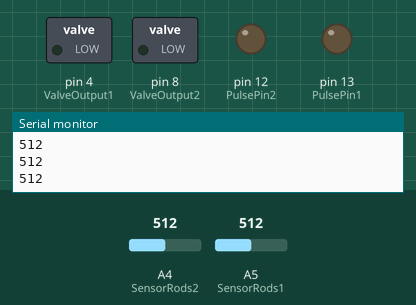
A sketch run on a simulated Arduino Uno, built with avr-gcc and run on an emulated ATmega328P. On the bench: switched loads named in the sketch (green lamp = pin HIGH), output pins drawn as LEDs (lit = HIGH), the last lines printed to the serial monitor. The inputs (shaded band) are chosen by the test bench; at power-on: A4 (SensorRods2) = 512, A5 (SensorRods1) = 512.

Above: at 4.8 s.
4.9 s: A4 (SensorRods2) set to 681
9.9 s: A4 (SensorRods2) set to 709
At 12.9 s:
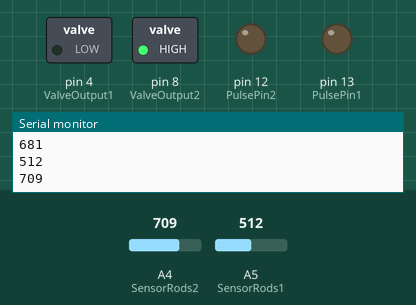
17.5 s: A5 (SensorRods1) set to 683
22.4 s: A5 (SensorRods1) set to 712
At 25.5 s:
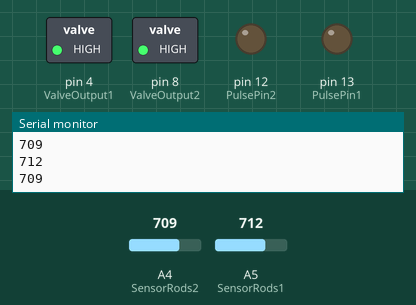
29.2 s: A4 (SensorRods2) set to 690
At 32.6 s:
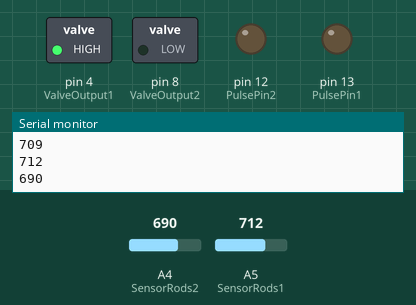
37.0 s: A4 (SensorRods2) set to 710
At 43.0 s:
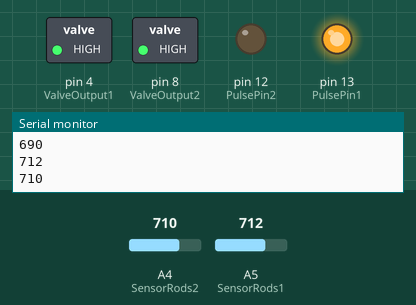
Timing chart, 0 to 45.1 s (numbered marks = the images above; inputs shaded):
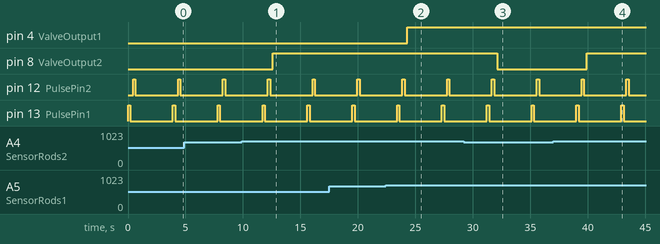

The sketch:

Moisture_Detection.ino
```cpp
// Main Moisture Detection Program

int SensorRods1 = A5;    // input from first moisture sensor 1
int PulsePin1 = 13;      // Sends a pulse of current to the sensor 1
int SensorRods2 = A4;    // input from second moisture sensor 2
int PulsePin2 = 12;      // Sends a pulse of current to the sensor 2
int ValveOutput1 = 4;    // select the pin for the solenoid valve control (1)
int ValveOutput2 = 8;    // select the pin for the solenoid valve control (2)
int sensorValue1 = 0;    // initial variable to store the value coming from the sensor (1)
int sensorValue2 = 0;    // initial variable to store the value coming from the sensor (2)

void setup() {
  // declare the inputs and outputs:
  pinMode(SensorRods1, INPUT);
  pinMode(PulsePin1, OUTPUT);
  pinMode(SensorRods2, INPUT);
  pinMode(PulsePin2, OUTPUT);
  pinMode(ValveOutput1, OUTPUT);
  pinMode(ValveOutput2, OUTPUT);

  // initialize serial communication at 9600 bits per second:
  Serial.begin(9600);
}

void loop() {
  // Provide current to sensor 1 and read the value
  digitalWrite(PulsePin1, HIGH);
  delay(100);
  sensorValue1 = analogRead(SensorRods1);
  delay(100);
  Serial.println(sensorValue1);
  digitalWrite(PulsePin1, LOW);
  delay(250);

  // Provide current to sensor 2 and read the value
  digitalWrite(PulsePin2, HIGH);
  delay(100);
  sensorValue2 = analogRead(SensorRods2);
  delay(100);
  Serial.println(sensorValue2);
  digitalWrite(PulsePin2, LOW);
  delay(250);

  // Evaluate the moisture sensor values and turn on valves as necessary

  if (sensorValue1 >= 700) {
    digitalWrite(ValveOutput1, HIGH);
  }

  if (sensorValue1 < 700) {
    digitalWrite(ValveOutput1, LOW);
  }

  if (sensorValue2 >= 700) {
    digitalWrite(ValveOutput2, HIGH);
  }

  if (sensorValue2 < 700) {
    digitalWrite(ValveOutput2, LOW);
  }

  // Check once every 3 seconds
  delay(3000);

}
```

Measured:
- the behaviour switches between 699 and 700 on A4 (SensorRods2) (found by bisection; images 0 and 1)
- the behaviour switches between 699 and 700 on A5 (SensorRods1) (found by bisection; images 1 and 2)
- after the input at 9.9 s, pin 8 (ValveOutput2): LOW → HIGH after 2.7 s
- after the input at 22.4 s, pin 4 (ValveOutput1): LOW → HIGH after 1.9 s
- after the input at 29.2 s, pin 8 (ValveOutput2): HIGH → LOW after 2.9 s
- after the input at 37.0 s, pin 8 (ValveOutput2): LOW → HIGH after 2.9 s
- by itself, pin 12 (PulsePin2), pin 13 (PulsePin1): alternates HIGH for 0.20 s and LOW for 3.7 s
